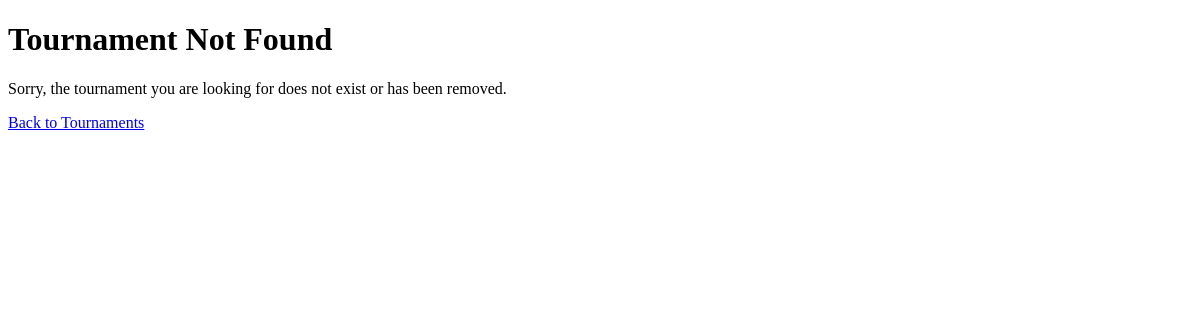
The page /tournaments/1/ on the database as committed earlier.
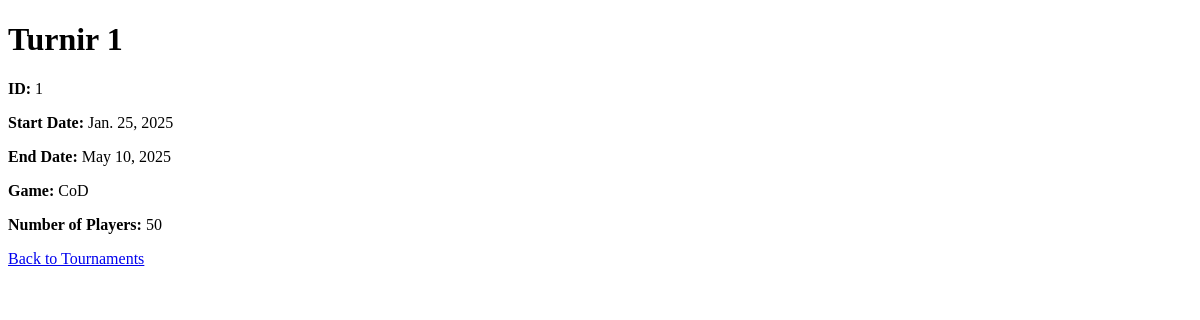
The same page on the database as committed later.
### tournament/models.py (models this page shows, shortened)
class Tournament(models.Model):
    name = models.CharField(max_length=100, unique=True, null=True, default=None)
    game = models.CharField(max_length=100)
    start_date = models.DateField()
    end_date = models.DateField()
    num_of_players = models.IntegerField()

### tournament/views.py (the view, shortened to what this page needs)
class TournamentApi(GenericViewSet, ListModelMixin, CreateModelMixin, RetrieveModelMixin, UpdateModelMixin, DestroyModelMixin):
    queryset = Tournament.objects.all()
    serializer_class = TournamentApiSerializer
    def retrieve(self, request, *args, **kwargs):
        try:
            tournament = self.get_object()
        except Http404:
            return render(request, 'tournament_detail.html', {'tournament': None})
        return render(request, 'tournament_detail.html', {'tournament': tournament})

### templates/tournament/tournament_detail.html (shortened to what this page needs)
<!DOCTYPE html>
<html lang="en">
<head>
</head>
<body>
    {% if tournament %}
        <h1>{{ tournament.name }}</h1>
        <p><strong>ID:</strong> {{ tournament.id }}</p>
        <p><strong>Start Date:</strong> {{ tournament.start_date }}</p>
        <p><strong>End Date:</strong> {{ tournament.end_date }}</p>
        <p><strong>Game:</strong> {{ tournament.game }}</p>
        <p><strong>Number of Players:</strong> {{ tournament.num_of_players }}</p>
    {% else %}
        <h1>Tournament Not Found</h1>
        <p>Sorry, the tournament you are looking for does not exist or has been removed.</p>
    {% endif %}
    <a href="{% url 'tournament-list' %}">Back to Tournaments</a>
</body>
</html>

Rows that differ between the two databases and show on the page:
added Tournament: name "Turnir 1", id "1", start_date "Jan. 25, 2025", end_date "May 10, 2025", game "CoD", num_of_players "50"
Other text that changed with them:
text no longer shown: "Tournament Not Found Sorry, the tournament you are looking for does not exist or has been removed."
text now shown: "ID: Start Date: End Date: Game: Number of Players:"
